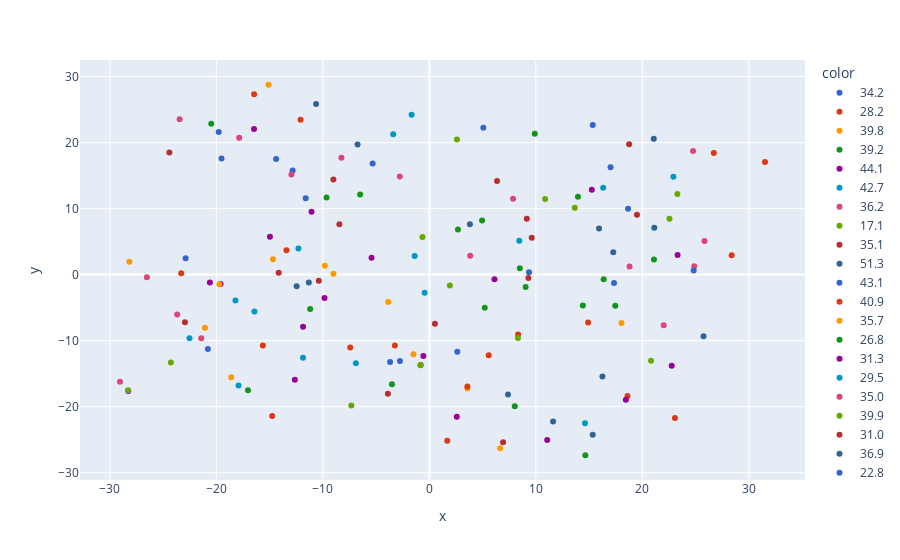

The code cell stored with this chart in its notebook:
### Code cell
fig.show()

### Figure 1 — Plotly figure (JSON) as saved in the notebook; plotly's stock layout.template omitted (floating-point values rounded to 4 significant figures)
{"data": [{"hovertemplate": "color=34.2<br>x=%{x}<br>y=%{y}<extra></extra>", "legendgroup": "34.2", "marker": {"color": "#3366CC", "symbol": "circle"}, "mode": "markers", "name": "34.2", "orientation": "v", "showlegend": true, "type": "scatter", "x": [18.66, -11.61], "xaxis": "x", "y": [9.974, 11.57], "yaxis": "y"}, {"hovertemplate": "color=28.2<br>x=%{x}<br>y=%{y}<extra></extra>", "legendgroup": "28.2", "marker": {"color": "#DC3912", "symbol": "circle"}, "mode": "markers", "name": "28.2", "orientation": "v", "showlegend": true, "type": "scatter", "x": [5.578], "xaxis": "x", "y": [-12.22], "yaxis": "y"}, {"hovertemplate": "color=39.8<br>x=%{x}<br>y=%{y}<extra></extra>", "legendgroup": "39.8", "marker": {"color": "#FF9900", "symbol": "circle"}, "mode": "markers", "name": "39.8", "orientation": "v", "showlegend": true, "type": "scatter", "x": [-9.007], "xaxis": "x", "y": [0.1386], "yaxis": "y"}, {"hovertemplate": "color=39.2<br>x=%{x}<br>y=%{y}<extra></extra>", "legendgroup": "39.2", "marker": {"color": "#109618", "symbol": "circle"}, "mode": "markers", "name": "39.2", "orientation": "v", "showlegend": true, "type": "scatter", "x": [9.043, 14.42, -3.512], "xaxis": "x", "y": [-1.895, -4.661, -16.62], "yaxis": "y"}, {"hovertemplate": "color=44.1<br>x=%{x}<br>y=%{y}<extra></extra>", "legendgroup": "44.1", "marker": {"color": "#990099", "symbol": "circle"}, "mode": "markers", "name": "44.1", "orientation": "v", "showlegend": true, "type": "scatter", "x": [23.31], "xaxis": "x", "y": [2.984], "yaxis": "y"}, {"hovertemplate": "color=42.7<br>x=%{x}<br>y=%{y}<extra></extra>", "legendgroup": "42.7", "marker": {"color": "#0099C6", "symbol": "circle"}, "mode": "markers", "name": "42.7", "orientation": "v", "showlegend": true, "type": "scatter", "x": [22.92, -6.9, -1.666], "xaxis": "x", "y": [14.83, -13.43, 24.22], "yaxis": "y"}, {"hovertemplate": "color=36.2<br>x=%{x}<br>y=%{y}<extra></extra>", "legendgroup": "36.2", "marker": {"color": "#DD4477", "symbol": "circle"}, "mode": "markers", "name": "36.2", "orientation": "v", "showlegend": true, "type": "scatter", "x": [-2.775], "xaxis": "x", "y": [14.87], "yaxis": "y"}, {"hovertemplate": "color=17.1<br>x=%{x}<br>y=%{y}<extra></extra>", "legendgroup": "17.1", "marker": {"color": "#66AA00", "symbol": "circle"}, "mode": "markers", "name": "17.1", "orientation": "v", "showlegend": true, "type": "scatter", "x": [-7.327], "xaxis": "x", "y": [-19.84], "yaxis": "y"}, {"hovertemplate": "color=35.1<br>x=%{x}<br>y=%{y}<extra></extra>", "legendgroup": "35.1", "marker": {"color": "#B82E2E", "symbol": "circle"}, "mode": "markers", "name": "35.1", "orientation": "v", "showlegend": true, "type": "scatter", "x": [6.928, 19.5], "xaxis": "x", "y": [-25.38, 9.06], "yaxis": "y"}, {"hovertemplate": "color=51.3<br>x=%{x}<br>y=%{y}<extra></extra>", "legendgroup": "51.3", "marker": {"color": "#316395", "symbol": "circle"}, "mode": "markers", "name": "51.3", "orientation": "v", "showlegend": true, "type": "scatter", "x": [25.75], "xaxis": "x", "y": [-9.338], "yaxis": "y"}, {"hovertemplate": "color=43.1<br>x=%{x}<br>y=%{y}<extra></extra>", "legendgroup": "43.1", "marker": {"color": "#3366CC", "symbol": "circle"}, "mode": "markers", "name": "43.1", "orientation": "v", "showlegend": true, "type": "scatter", "x": [-19.52], "xaxis": "x", "y": [17.6], "yaxis": "y"}, {"hovertemplate": "color=40.9<br>x=%{x}<br>y=%{y}<extra></extra>", "legendgroup": "40.9", "marker": {"color": "#DC3912", "symbol": "circle"}, "mode": "markers", "name": "40.9", "orientation": "v", "showlegend": true, "type": "scatter", "x": [26.72, 8.334], "xaxis": "x", "y": [18.41, -9.065], "yaxis": "y"}, {"hovertemplate": "color=35.7<br>x=%{x}<br>y=%{y}<extra></extra>", "legendgroup": "35.7", "marker": {"color": "#FF9900", "symbol": "circle"}, "mode": "markers", "name": "35.7", "orientation": "v", "showlegend": true, "type": "scatter", "x": [3.568, -3.858], "xaxis": "x", "y": [-17.26, -4.149], "yaxis": "y"}, {"hovertemplate": "color=26.8<br>x=%{x}<br>y=%{y}<extra></extra>", "legendgroup": "26.8", "marker": {"color": "#109618", "symbol": "circle"}, "mode": "markers", "name": "26.8", "orientation": "v", "showlegend": true, "type": "scatter", "x": [9.901], "xaxis": "x", "y": [21.33], "yaxis": "y"}, {"hovertemplate": "color=31.3<br>x=%{x}<br>y=%{y}<extra></extra>", "legendgroup": "31.3", "marker": {"color": "#990099", "symbol": "circle"}, "mode": "markers", "name": "31.3", "orientation": "v", "showlegend": true, "type": "scatter", "x": [2.578, -28.28], "xaxis": "x", "y": [-21.53, -17.63], "yaxis": "y"}, {"hovertemplate": "color=29.5<br>x=%{x}<br>y=%{y}<extra></extra>", "legendgroup": "29.5", "marker": {"color": "#0099C6", "symbol": "circle"}, "mode": "markers", "name": "29.5", "orientation": "v", "showlegend": true, "type": "scatter", "x": [-22.52], "xaxis": "x", "y": [-9.649], "yaxis": "y"}, {"hovertemplate": "color=35.0<br>x=%{x}<br>y=%{y}<extra></extra>", "legendgroup": "35.0", "marker": {"color": "#DD4477", "symbol": "circle"}, "mode": "markers", "name": "35.0", "orientation": "v", "showlegend": true, "type": "scatter", "x": [-17.86, -8.257, 22.01], "xaxis": "x", "y": [20.74, 17.7, -7.669], "yaxis": "y"}, {"hovertemplate": "color=39.9<br>x=%{x}<br>y=%{y}<extra></extra>", "legendgroup": "39.9", "marker": {"color": "#66AA00", "symbol": "circle"}, "mode": "markers", "name": "39.9", "orientation": "v", "showlegend": true, "type": "scatter", "x": [1.929, 13.66], "xaxis": "x", "y": [-1.665, 10.11], "yaxis": "y"}, {"hovertemplate": "color=31.0<br>x=%{x}<br>y=%{y}<extra></extra>", "legendgroup": "31.0", "marker": {"color": "#B82E2E", "symbol": "circle"}, "mode": "markers", "name": "31.0", "orientation": "v", "showlegend": true, "type": "scatter", "x": [-9.01, -14.15], "xaxis": "x", "y": [14.4, 0.265], "yaxis": "y"}, {"hovertemplate": "color=36.9<br>x=%{x}<br>y=%{y}<extra></extra>", "legendgroup": "36.9", "marker": {"color": "#316395", "symbol": "circle"}, "mode": "markers", "name": "36.9", "orientation": "v", "showlegend": true, "type": "scatter", "x": [-12.46], "xaxis": "x", "y": [-1.778], "yaxis": "y"}, {"hovertemplate": "color=22.8<br>x=%{x}<br>y=%{y}<extra></extra>", "legendgroup": "22.8", "marker": {"color": "#3366CC", "symbol": "circle"}, "mode": "markers", "name": "22.8", "orientation": "v", "showlegend": true, "type": "scatter", "x": [-19.77], "xaxis": "x", "y": [21.6], "yaxis": "y"}, {"hovertemplate": "color=36.0<br>x=%{x}<br>y=%{y}<extra></extra>", "legendgroup": "36.0", "marker": {"color": "#DC3912", "symbol": "circle"}, "mode": "markers", "name": "36.0", "orientation": "v", "showlegend": true, "type": "scatter", "x": [23.06], "xaxis": "x", "y": [-21.73], "yaxis": "y"}, {"hovertemplate": "color=41.6<br>x=%{x}<br>y=%{y}<extra></extra>", "legendgroup": "41.6", "marker": {"color": "#FF9900", "symbol": "circle"}, "mode": "markers", "name": "41.6", "orientation": "v", "showlegend": true, "type": "scatter", "x": [18.04], "xaxis": "x", "y": [-7.333], "yaxis": "y"}, {"hovertemplate": "color=31.2<br>x=%{x}<br>y=%{y}<extra></extra>", "legendgroup": "31.2", "marker": {"color": "#109618", "symbol": "circle"}, "mode": "markers", "name": "31.2", "orientation": "v", "showlegend": true, "type": "scatter", "x": [4.954], "xaxis": "x", "y": [8.184], "yaxis": "y"}, {"hovertemplate": "color=32.0<br>x=%{x}<br>y=%{y}<extra></extra>", "legendgroup": "32.0", "marker": {"color": "#990099", "symbol": "circle"}, "mode": "markers", "name": "32.0", "orientation": "v", "showlegend": true, "type": "scatter", "x": [11.07, -5.426], "xaxis": "x", "y": [-25.04, 2.552], "yaxis": "y"}, {"hovertemplate": "color=29.8<br>x=%{x}<br>y=%{y}<extra></extra>", "legendgroup": "29.8", "marker": {"color": "#0099C6", "symbol": "circle"}, "mode": "markers", "name": "29.8", "orientation": "v", "showlegend": true, "type": "scatter", "x": [-1.379], "xaxis": "x", "y": [2.818], "yaxis": "y"}, {"hovertemplate": "color=37.2<br>x=%{x}<br>y=%{y}<extra></extra>", "legendgroup": "37.2", "marker": {"color": "#DD4477", "symbol": "circle"}, "mode": "markers", "name": "37.2", "orientation": "v", "showlegend": true, "type": "scatter", "x": [18.8, 7.861], "xaxis": "x", "y": [1.242, 11.48], "yaxis": "y"}, {"hovertemplate": "color=28.0<br>x=%{x}<br>y=%{y}<extra></extra>", "legendgroup": "28.0", "marker": {"color": "#66AA00", "symbol": "circle"}, "mode": "markers", "name": "28.0", "orientation": "v", "showlegend": true, "type": "scatter", "x": [-28.3], "xaxis": "x", "y": [-17.51], "yaxis": "y"}, {"hovertemplate": "color=27.3<br>x=%{x}<br>y=%{y}<extra></extra>", "legendgroup": "27.3", "marker": {"color": "#B82E2E", "symbol": "circle"}, "mode": "markers", "name": "27.3", "orientation": "v", "showlegend": true, "type": "scatter", "x": [-0.8145], "xaxis": "x", "y": [-13.7], "yaxis": "y"}, {"hovertemplate": "color=29.0<br>x=%{x}<br>y=%{y}<extra></extra>", "legendgroup": "29.0", "marker": {"color": "#316395", "symbol": "circle"}, "mode": "markers", "name": "29.0", "orientation": "v", "showlegend": true, "type": "scatter", "x": [7.389, 3.808], "xaxis": "x", "y": [-18.16, 7.613], "yaxis": "y"}, {"hovertemplate": "color=30.7<br>x=%{x}<br>y=%{y}<extra></extra>", "legendgroup": "30.7", "marker": {"color": "#3366CC", "symbol": "circle"}, "mode": "markers", "name": "30.7", "orientation": "v", "showlegend": true, "type": "scatter", "x": [-12.84, -20.8, 9.361], "xaxis": "x", "y": [15.77, -11.26, 0.3563], "yaxis": "y"}, {"hovertemplate": "color=30.0<br>x=%{x}<br>y=%{y}<extra></extra>", "legendgroup": "30.0", "marker": {"color": "#DC3912", "symbol": "circle"}, "mode": "markers", "name": "30.0", "orientation": "v", "showlegend": true, "type": "scatter", "x": [-13.42, -7.429], "xaxis": "x", "y": [3.709, -11.02], "yaxis": "y"}, {"hovertemplate": "color=23.1<br>x=%{x}<br>y=%{y}<extra></extra>", "legendgroup": "23.1", "marker": {"color": "#FF9900", "symbol": "circle"}, "mode": "markers", "name": "23.1", "orientation": "v", "showlegend": true, "type": "scatter", "x": [-15.1], "xaxis": "x", "y": [28.76], "yaxis": "y"}, {"hovertemplate": "color=35.8<br>x=%{x}<br>y=%{y}<extra></extra>", "legendgroup": "35.8", "marker": {"color": "#109618", "symbol": "circle"}, "mode": "markers", "name": "35.8", "orientation": "v", "showlegend": true, "type": "scatter", "x": [14.65, 17.46, -11.19], "xaxis": "x", "y": [-27.36, -4.706, -5.222], "yaxis": "y"}, {"hovertemplate": "color=26.4<br>x=%{x}<br>y=%{y}<extra></extra>", "legendgroup": "26.4", "marker": {"color": "#990099", "symbol": "circle"}, "mode": "markers", "name": "26.4", "orientation": "v", "showlegend": true, "type": "scatter", "x": [-9.842], "xaxis": "x", "y": [-3.532], "yaxis": "y"}, {"hovertemplate": "color=29.9<br>x=%{x}<br>y=%{y}<extra></extra>", "legendgroup": "29.9", "marker": {"color": "#0099C6", "symbol": "circle"}, "mode": "markers", "name": "29.9", "orientation": "v", "showlegend": true, "type": "scatter", "x": [14.62, -16.43], "xaxis": "x", "y": [-22.51, -5.58], "yaxis": "y"}, {"hovertemplate": "color=31.4<br>x=%{x}<br>y=%{y}<extra></extra>", "legendgroup": "31.4", "marker": {"color": "#DD4477", "symbol": "circle"}, "mode": "markers", "name": "31.4", "orientation": "v", "showlegend": true, "type": "scatter", "x": [24.87, -26.52, -12.95], "xaxis": "x", "y": [1.261, -0.4077, 15.16], "yaxis": "y"}, {"hovertemplate": "color=34.8<br>x=%{x}<br>y=%{y}<extra></extra>", "legendgroup": "34.8", "marker": {"color": "#66AA00", "symbol": "circle"}, "mode": "markers", "name": "34.8", "orientation": "v", "showlegend": true, "type": "scatter", "x": [20.82], "xaxis": "x", "y": [-13.03], "yaxis": "y"}, {"hovertemplate": "color=40.3<br>x=%{x}<br>y=%{y}<extra></extra>", "legendgroup": "40.3", "marker": {"color": "#B82E2E", "symbol": "circle"}, "mode": "markers", "name": "40.3", "orientation": "v", "showlegend": true, "type": "scatter", "x": [9.152, 6.357], "xaxis": "x", "y": [8.465, 14.18], "yaxis": "y"}, {"hovertemplate": "color=31.6<br>x=%{x}<br>y=%{y}<extra></extra>", "legendgroup": "31.6", "marker": {"color": "#316395", "symbol": "circle"}, "mode": "markers", "name": "31.6", "orientation": "v", "showlegend": true, "type": "scatter", "x": [21.12], "xaxis": "x", "y": [7.083], "yaxis": "y"}, {"hovertemplate": "color=33.4<br>x=%{x}<br>y=%{y}<extra></extra>", "legendgroup": "33.4", "marker": {"color": "#3366CC", "symbol": "circle"}, "mode": "markers", "name": "33.4", "orientation": "v", "showlegend": true, "type": "scatter", "x": [24.82, -14.39], "xaxis": "x", "y": [0.634, 17.51], "yaxis": "y"}, {"hovertemplate": "color=26.5<br>x=%{x}<br>y=%{y}<extra></extra>", "legendgroup": "26.5", "marker": {"color": "#DC3912", "symbol": "circle"}, "mode": "markers", "name": "26.5", "orientation": "v", "showlegend": true, "type": "scatter", "x": [-16.46, 1.68], "xaxis": "x", "y": [27.32, -25.19], "yaxis": "y"}, {"hovertemplate": "color=44.7<br>x=%{x}<br>y=%{y}<extra></extra>", "legendgroup": "44.7", "marker": {"color": "#FF9900", "symbol": "circle"}, "mode": "markers", "name": "44.7", "orientation": "v", "showlegend": true, "type": "scatter", "x": [-1.488], "xaxis": "x", "y": [-12.05], "yaxis": "y"}, {"hovertemplate": "color=32.2<br>x=%{x}<br>y=%{y}<extra></extra>", "legendgroup": "32.2", "marker": {"color": "#109618", "symbol": "circle"}, "mode": "markers", "name": "32.2", "orientation": "v", "showlegend": true, "type": "scatter", "x": [-20.48], "xaxis": "x", "y": [22.86], "yaxis": "y"}, {"hovertemplate": "color=36.1<br>x=%{x}<br>y=%{y}<extra></extra>", "legendgroup": "36.1", "marker": {"color": "#990099", "symbol": "circle"}, "mode": "markers", "name": "36.1", "orientation": "v", "showlegend": true, "type": "scatter", "x": [-11.86, -16.46, 22.76, -11.06], "xaxis": "x", "y": [-7.917, 22.05, -13.79, 9.507], "yaxis": "y"}, {"hovertemplate": "color=29.6<br>x=%{x}<br>y=%{y}<extra></extra>", "legendgroup": "29.6", "marker": {"color": "#0099C6", "symbol": "circle"}, "mode": "markers", "name": "29.6", "orientation": "v", "showlegend": true, "type": "scatter", "x": [-11.87], "xaxis": "x", "y": [-12.61], "yaxis": "y"}, {"hovertemplate": "color=43.3<br>x=%{x}<br>y=%{y}<extra></extra>", "legendgroup": "43.3", "marker": {"color": "#DD4477", "symbol": "circle"}, "mode": "markers", "name": "43.3", "orientation": "v", "showlegend": true, "type": "scatter", "x": [24.77], "xaxis": "x", "y": [18.74], "yaxis": "y"}, {"hovertemplate": "color=33.8<br>x=%{x}<br>y=%{y}<extra></extra>", "legendgroup": "33.8", "marker": {"color": "#66AA00", "symbol": "circle"}, "mode": "markers", "name": "33.8", "orientation": "v", "showlegend": true, "type": "scatter", "x": [8.32], "xaxis": "x", "y": [-9.586], "yaxis": "y"}, {"hovertemplate": "color=24.7<br>x=%{x}<br>y=%{y}<extra></extra>", "legendgroup": "24.7", "marker": {"color": "#B82E2E", "symbol": "circle"}, "mode": "markers", "name": "24.7", "orientation": "v", "showlegend": true, "type": "scatter", "x": [0.5238], "xaxis": "x", "y": [-7.442], "yaxis": "y"}, {"hovertemplate": "color=37.9<br>x=%{x}<br>y=%{y}<extra></extra>", "legendgroup": "37.9", "marker": {"color": "#316395", "symbol": "circle"}, "mode": "markers", "name": "37.9", "orientation": "v", "showlegend": true, "type": "scatter", "x": [15.34, 21.08], "xaxis": "x", "y": [-24.25, 20.57], "yaxis": "y"}, {"hovertemplate": "color=47.9<br>x=%{x}<br>y=%{y}<extra></extra>", "legendgroup": "47.9", "marker": {"color": "#3366CC", "symbol": "circle"}, "mode": "markers", "name": "47.9", "orientation": "v", "showlegend": true, "type": "scatter", "x": [15.34, 17.34], "xaxis": "x", "y": [22.65, -1.255], "yaxis": "y"}, {"hovertemplate": "color=38.1<br>x=%{x}<br>y=%{y}<extra></extra>", "legendgroup": "38.1", "marker": {"color": "#DC3912", "symbol": "circle"}, "mode": "markers", "name": "38.1", "orientation": "v", "showlegend": true, "type": "scatter", "x": [3.578], "xaxis": "x", "y": [-16.93], "yaxis": "y"}, {"hovertemplate": "color=19.0<br>x=%{x}<br>y=%{y}<extra></extra>", "legendgroup": "19.0", "marker": {"color": "#FF9900", "symbol": "circle"}, "mode": "markers", "name": "19.0", "orientation": "v", "showlegend": true, "type": "scatter", "x": [-18.6], "xaxis": "x", "y": [-15.54], "yaxis": "y"}, {"hovertemplate": "color=33.0<br>x=%{x}<br>y=%{y}<extra></extra>", "legendgroup": "33.0", "marker": {"color": "#109618", "symbol": "circle"}, "mode": "markers", "name": "33.0", "orientation": "v", "showlegend": true, "type": "scatter", "x": [-9.651, 21.1], "xaxis": "x", "y": [11.69, 2.273], "yaxis": "y"}, {"hovertemplate": "color=42.2<br>x=%{x}<br>y=%{y}<extra></extra>", "legendgroup": "42.2", "marker": {"color": "#990099", "symbol": "circle"}, "mode": "markers", "name": "42.2", "orientation": "v", "showlegend": true, "type": "scatter", "x": [-19.6], "xaxis": "x", "y": [-1.427], "yaxis": "y"}, {"hovertemplate": "color=29.3<br>x=%{x}<br>y=%{y}<extra></extra>", "legendgroup": "29.3", "marker": {"color": "#0099C6", "symbol": "circle"}, "mode": "markers", "name": "29.3", "orientation": "v", "showlegend": true, "type": "scatter", "x": [16.33], "xaxis": "x", "y": [13.15], "yaxis": "y"}, {"hovertemplate": "color=27.1<br>x=%{x}<br>y=%{y}<extra></extra>", "legendgroup": "27.1", "marker": {"color": "#DD4477", "symbol": "circle"}, "mode": "markers", "name": "27.1", "orientation": "v", "showlegend": true, "type": "scatter", "x": [-23.68], "xaxis": "x", "y": [-6.043], "yaxis": "y"}, {"hovertemplate": "color=34.6<br>x=%{x}<br>y=%{y}<extra></extra>", "legendgroup": "34.6", "marker": {"color": "#66AA00", "symbol": "circle"}, "mode": "markers", "name": "34.6", "orientation": "v", "showlegend": true, "type": "scatter", "x": [10.87], "xaxis": "x", "y": [11.46], "yaxis": "y"}, {"hovertemplate": "color=45.8<br>x=%{x}<br>y=%{y}<extra></extra>", "legendgroup": "45.8", "marker": {"color": "#B82E2E", "symbol": "circle"}, "mode": "markers", "name": "45.8", "orientation": "v", "showlegend": true, "type": "scatter", "x": [18.76], "xaxis": "x", "y": [19.77], "yaxis": "y"}, {"hovertemplate": "color=30.3<br>x=%{x}<br>y=%{y}<extra></extra>", "legendgroup": "30.3", "marker": {"color": "#316395", "symbol": "circle"}, "mode": "markers", "name": "30.3", "orientation": "v", "showlegend": true, "type": "scatter", "x": [11.62, -10.64], "xaxis": "x", "y": [-22.27, 25.83], "yaxis": "y"}, {"hovertemplate": "color=30.2<br>x=%{x}<br>y=%{y}<extra></extra>", "legendgroup": "30.2", "marker": {"color": "#3366CC", "symbol": "circle"}, "mode": "markers", "name": "30.2", "orientation": "v", "showlegend": true, "type": "scatter", "x": [-22.89, -2.759], "xaxis": "x", "y": [2.491, -13.07], "yaxis": "y"}, {"hovertemplate": "color=42.0<br>x=%{x}<br>y=%{y}<extra></extra>", "legendgroup": "42.0", "marker": {"color": "#DC3912", "symbol": "circle"}, "mode": "markers", "name": "42.0", "orientation": "v", "showlegend": true, "type": "scatter", "x": [-14.76, 31.52], "xaxis": "x", "y": [-21.44, 17.06], "yaxis": "y"}, {"hovertemplate": "color=20.8<br>x=%{x}<br>y=%{y}<extra></extra>", "legendgroup": "20.8", "marker": {"color": "#FF9900", "symbol": "circle"}, "mode": "markers", "name": "20.8", "orientation": "v", "showlegend": true, "type": "scatter", "x": [-28.17], "xaxis": "x", "y": [1.935], "yaxis": "y"}, {"hovertemplate": "color=39.3<br>x=%{x}<br>y=%{y}<extra></extra>", "legendgroup": "39.3", "marker": {"color": "#109618", "symbol": "circle"}, "mode": "markers", "name": "39.3", "orientation": "v", "showlegend": true, "type": "scatter", "x": [13.95], "xaxis": "x", "y": [11.81], "yaxis": "y"}, {"hovertemplate": "color=39.5<br>x=%{x}<br>y=%{y}<extra></extra>", "legendgroup": "39.5", "marker": {"color": "#990099", "symbol": "circle"}, "mode": "markers", "name": "39.5", "orientation": "v", "showlegend": true, "type": "scatter", "x": [-14.97], "xaxis": "x", "y": [5.753], "yaxis": "y"}, {"hovertemplate": "color=26.1<br>x=%{x}<br>y=%{y}<extra></extra>", "legendgroup": "26.1", "marker": {"color": "#0099C6", "symbol": "circle"}, "mode": "markers", "name": "26.1", "orientation": "v", "showlegend": true, "type": "scatter", "x": [-3.394], "xaxis": "x", "y": [21.27], "yaxis": "y"}, {"hovertemplate": "color=23.2<br>x=%{x}<br>y=%{y}<extra></extra>", "legendgroup": "23.2", "marker": {"color": "#DD4477", "symbol": "circle"}, "mode": "markers", "name": "23.2", "orientation": "v", "showlegend": true, "type": "scatter", "x": [-29.05], "xaxis": "x", "y": [-16.21], "yaxis": "y"}, {"hovertemplate": "color=23.6<br>x=%{x}<br>y=%{y}<extra></extra>", "legendgroup": "23.6", "marker": {"color": "#66AA00", "symbol": "circle"}, "mode": "markers", "name": "23.6", "orientation": "v", "showlegend": true, "type": "scatter", "x": [-0.6503], "xaxis": "x", "y": [5.71], "yaxis": "y"}, {"hovertemplate": "color=33.6<br>x=%{x}<br>y=%{y}<extra></extra>", "legendgroup": "33.6", "marker": {"color": "#B82E2E", "symbol": "circle"}, "mode": "markers", "name": "33.6", "orientation": "v", "showlegend": true, "type": "scatter", "x": [-3.896], "xaxis": "x", "y": [-18.04], "yaxis": "y"}, {"hovertemplate": "color=35.9<br>x=%{x}<br>y=%{y}<extra></extra>", "legendgroup": "35.9", "marker": {"color": "#316395", "symbol": "circle"}, "mode": "markers", "name": "35.9", "orientation": "v", "showlegend": true, "type": "scatter", "x": [15.94], "xaxis": "x", "y": [6.999], "yaxis": "y"}, {"hovertemplate": "color=39.4<br>x=%{x}<br>y=%{y}<extra></extra>", "legendgroup": "39.4", "marker": {"color": "#3366CC", "symbol": "circle"}, "mode": "markers", "name": "39.4", "orientation": "v", "showlegend": true, "type": "scatter", "x": [17.02], "xaxis": "x", "y": [16.26], "yaxis": "y"}, {"hovertemplate": "color=35.5<br>x=%{x}<br>y=%{y}<extra></extra>", "legendgroup": "35.5", "marker": {"color": "#DC3912", "symbol": "circle"}, "mode": "markers", "name": "35.5", "orientation": "v", "showlegend": true, "type": "scatter", "x": [-23.3], "xaxis": "x", "y": [0.2083], "yaxis": "y"}, {"hovertemplate": "color=32.4<br>x=%{x}<br>y=%{y}<extra></extra>", "legendgroup": "32.4", "marker": {"color": "#FF9900", "symbol": "circle"}, "mode": "markers", "name": "32.4", "orientation": "v", "showlegend": true, "type": "scatter", "x": [6.649], "xaxis": "x", "y": [-26.3], "yaxis": "y"}, {"hovertemplate": "color=32.1<br>x=%{x}<br>y=%{y}<extra></extra>", "legendgroup": "32.1", "marker": {"color": "#109618", "symbol": "circle"}, "mode": "markers", "name": "32.1", "orientation": "v", "showlegend": true, "type": "scatter", "x": [2.683, 8.495], "xaxis": "x", "y": [6.818, 0.952], "yaxis": "y"}, {"hovertemplate": "color=31.1<br>x=%{x}<br>y=%{y}<extra></extra>", "legendgroup": "31.1", "marker": {"color": "#990099", "symbol": "circle"}, "mode": "markers", "name": "31.1", "orientation": "v", "showlegend": true, "type": "scatter", "x": [6.114], "xaxis": "x", "y": [-0.6884], "yaxis": "y"}, {"hovertemplate": "color=28.1<br>x=%{x}<br>y=%{y}<extra></extra>", "legendgroup": "28.1", "marker": {"color": "#0099C6", "symbol": "circle"}, "mode": "markers", "name": "28.1", "orientation": "v", "showlegend": true, "type": "scatter", "x": [-18.21], "xaxis": "x", "y": [-3.929], "yaxis": "y"}, {"hovertemplate": "color=29.7<br>x=%{x}<br>y=%{y}<extra></extra>", "legendgroup": "29.7", "marker": {"color": "#DD4477", "symbol": "circle"}, "mode": "markers", "name": "29.7", "orientation": "v", "showlegend": true, "type": "scatter", "x": [-23.45], "xaxis": "x", "y": [23.54], "yaxis": "y"}, {"hovertemplate": "color=34.0<br>x=%{x}<br>y=%{y}<extra></extra>", "legendgroup": "34.0", "marker": {"color": "#66AA00", "symbol": "circle"}, "mode": "markers", "name": "34.0", "orientation": "v", "showlegend": true, "type": "scatter", "x": [2.592, -0.8419], "xaxis": "x", "y": [20.46, -13.72], "yaxis": "y"}, {"hovertemplate": "color=38.2<br>x=%{x}<br>y=%{y}<extra></extra>", "legendgroup": "38.2", "marker": {"color": "#B82E2E", "symbol": "circle"}, "mode": "markers", "name": "38.2", "orientation": "v", "showlegend": true, "type": "scatter", "x": [9.615, 9.302], "xaxis": "x", "y": [5.578, -0.5001], "yaxis": "y"}, {"hovertemplate": "color=46.4<br>x=%{x}<br>y=%{y}<extra></extra>", "legendgroup": "46.4", "marker": {"color": "#316395", "symbol": "circle"}, "mode": "markers", "name": "46.4", "orientation": "v", "showlegend": true, "type": "scatter", "x": [16.25], "xaxis": "x", "y": [-15.45], "yaxis": "y"}, {"hovertemplate": "color=40.8<br>x=%{x}<br>y=%{y}<extra></extra>", "legendgroup": "40.8", "marker": {"color": "#3366CC", "symbol": "circle"}, "mode": "markers", "name": "40.8", "orientation": "v", "showlegend": true, "type": "scatter", "x": [-3.687], "xaxis": "x", "y": [-13.23], "yaxis": "y"}, {"hovertemplate": "color=38.4<br>x=%{x}<br>y=%{y}<extra></extra>", "legendgroup": "38.4", "marker": {"color": "#DC3912", "symbol": "circle"}, "mode": "markers", "name": "38.4", "orientation": "v", "showlegend": true, "type": "scatter", "x": [-3.239], "xaxis": "x", "y": [-10.74], "yaxis": "y"}, {"hovertemplate": "color=22.9<br>x=%{x}<br>y=%{y}<extra></extra>", "legendgroup": "22.9", "marker": {"color": "#FF9900", "symbol": "circle"}, "mode": "markers", "name": "22.9", "orientation": "v", "showlegend": true, "type": "scatter", "x": [-21.07], "xaxis": "x", "y": [-8.036], "yaxis": "y"}, {"hovertemplate": "color=30.6<br>x=%{x}<br>y=%{y}<extra></extra>", "legendgroup": "30.6", "marker": {"color": "#109618", "symbol": "circle"}, "mode": "markers", "name": "30.6", "orientation": "v", "showlegend": true, "type": "scatter", "x": [16.37, -6.502], "xaxis": "x", "y": [-0.6947, 12.14], "yaxis": "y"}, {"hovertemplate": "color=30.8<br>x=%{x}<br>y=%{y}<extra></extra>", "legendgroup": "30.8", "marker": {"color": "#990099", "symbol": "circle"}, "mode": "markers", "name": "30.8", "orientation": "v", "showlegend": true, "type": "scatter", "x": [-20.61], "xaxis": "x", "y": [-1.183], "yaxis": "y"}, {"hovertemplate": "color=18.3<br>x=%{x}<br>y=%{y}<extra></extra>", "legendgroup": "18.3", "marker": {"color": "#0099C6", "symbol": "circle"}, "mode": "markers", "name": "18.3", "orientation": "v", "showlegend": true, "type": "scatter", "x": [-12.29], "xaxis": "x", "y": [3.973], "yaxis": "y"}, {"hovertemplate": "color=39.6<br>x=%{x}<br>y=%{y}<extra></extra>", "legendgroup": "39.6", "marker": {"color": "#DD4477", "symbol": "circle"}, "mode": "markers", "name": "39.6", "orientation": "v", "showlegend": true, "type": "scatter", "x": [-21.42], "xaxis": "x", "y": [-9.622], "yaxis": "y"}, {"hovertemplate": "color=48.9<br>x=%{x}<br>y=%{y}<extra></extra>", "legendgroup": "48.9", "marker": {"color": "#66AA00", "symbol": "circle"}, "mode": "markers", "name": "48.9", "orientation": "v", "showlegend": true, "type": "scatter", "x": [22.55], "xaxis": "x", "y": [8.458], "yaxis": "y"}, {"hovertemplate": "color=23.9<br>x=%{x}<br>y=%{y}<extra></extra>", "legendgroup": "23.9", "marker": {"color": "#B82E2E", "symbol": "circle"}, "mode": "markers", "name": "23.9", "orientation": "v", "showlegend": true, "type": "scatter", "x": [-8.449], "xaxis": "x", "y": [7.641], "yaxis": "y"}, {"hovertemplate": "color=34.7<br>x=%{x}<br>y=%{y}<extra></extra>", "legendgroup": "34.7", "marker": {"color": "#316395", "symbol": "circle"}, "mode": "markers", "name": "34.7", "orientation": "v", "showlegend": true, "type": "scatter", "x": [17.27], "xaxis": "x", "y": [3.406], "yaxis": "y"}, {"hovertemplate": "color=29.2<br>x=%{x}<br>y=%{y}<extra></extra>", "legendgroup": "29.2", "marker": {"color": "#3366CC", "symbol": "circle"}, "mode": "markers", "name": "29.2", "orientation": "v", "showlegend": true, "type": "scatter", "x": [2.624], "xaxis": "x", "y": [-11.69], "yaxis": "y"}, {"hovertemplate": "color=28.8<br>x=%{x}<br>y=%{y}<extra></extra>", "legendgroup": "28.8", "marker": {"color": "#DC3912", "symbol": "circle"}, "mode": "markers", "name": "28.8", "orientation": "v", "showlegend": true, "type": "scatter", "x": [28.39, -12.1, 18.61], "xaxis": "x", "y": [2.932, 23.47, -18.38], "yaxis": "y"}, {"hovertemplate": "color=36.3<br>x=%{x}<br>y=%{y}<extra></extra>", "legendgroup": "36.3", "marker": {"color": "#FF9900", "symbol": "circle"}, "mode": "markers", "name": "36.3", "orientation": "v", "showlegend": true, "type": "scatter", "x": [-9.81], "xaxis": "x", "y": [1.359], "yaxis": "y"}, {"hovertemplate": "color=41.9<br>x=%{x}<br>y=%{y}<extra></extra>", "legendgroup": "41.9", "marker": {"color": "#109618", "symbol": "circle"}, "mode": "markers", "name": "41.9", "orientation": "v", "showlegend": true, "type": "scatter", "x": [5.205], "xaxis": "x", "y": [-5.028], "yaxis": "y"}, {"hovertemplate": "color=34.4<br>x=%{x}<br>y=%{y}<extra></extra>", "legendgroup": "34.4", "marker": {"color": "#990099", "symbol": "circle"}, "mode": "markers", "name": "34.4", "orientation": "v", "showlegend": true, "type": "scatter", "x": [15.26, -0.5627], "xaxis": "x", "y": [12.87, -12.34], "yaxis": "y"}, {"hovertemplate": "color=19.4<br>x=%{x}<br>y=%{y}<extra></extra>", "legendgroup": "19.4", "marker": {"color": "#0099C6", "symbol": "circle"}, "mode": "markers", "name": "19.4", "orientation": "v", "showlegend": true, "type": "scatter", "x": [-17.92], "xaxis": "x", "y": [-16.8], "yaxis": "y"}, {"hovertemplate": "color=40.4<br>x=%{x}<br>y=%{y}<extra></extra>", "legendgroup": "40.4", "marker": {"color": "#DD4477", "symbol": "circle"}, "mode": "markers", "name": "40.4", "orientation": "v", "showlegend": true, "type": "scatter", "x": [25.84], "xaxis": "x", "y": [5.099], "yaxis": "y"}, {"hovertemplate": "color=41.2<br>x=%{x}<br>y=%{y}<extra></extra>", "legendgroup": "41.2", "marker": {"color": "#66AA00", "symbol": "circle"}, "mode": "markers", "name": "41.2", "orientation": "v", "showlegend": true, "type": "scatter", "x": [23.29], "xaxis": "x", "y": [12.21], "yaxis": "y"}, {"hovertemplate": "color=25.2<br>x=%{x}<br>y=%{y}<extra></extra>", "legendgroup": "25.2", "marker": {"color": "#B82E2E", "symbol": "circle"}, "mode": "markers", "name": "25.2", "orientation": "v", "showlegend": true, "type": "scatter", "x": [-10.38, -22.95], "xaxis": "x", "y": [-0.938, -7.209], "yaxis": "y"}, {"hovertemplate": "color=38.3<br>x=%{x}<br>y=%{y}<extra></extra>", "legendgroup": "38.3", "marker": {"color": "#316395", "symbol": "circle"}, "mode": "markers", "name": "38.3", "orientation": "v", "showlegend": true, "type": "scatter", "x": [-6.743], "xaxis": "x", "y": [19.72], "yaxis": "y"}, {"hovertemplate": "color=46.7<br>x=%{x}<br>y=%{y}<extra></extra>", "legendgroup": "46.7", "marker": {"color": "#3366CC", "symbol": "circle"}, "mode": "markers", "name": "46.7", "orientation": "v", "showlegend": true, "type": "scatter", "x": [-5.325], "xaxis": "x", "y": [16.83], "yaxis": "y"}, {"hovertemplate": "color=25.0<br>x=%{x}<br>y=%{y}<extra></extra>", "legendgroup": "25.0", "marker": {"color": "#DC3912", "symbol": "circle"}, "mode": "markers", "name": "25.0", "orientation": "v", "showlegend": true, "type": "scatter", "x": [-15.63], "xaxis": "x", "y": [-10.73], "yaxis": "y"}, {"hovertemplate": "color=26.9<br>x=%{x}<br>y=%{y}<extra></extra>", "legendgroup": "26.9", "marker": {"color": "#FF9900", "symbol": "circle"}, "mode": "markers", "name": "26.9", "orientation": "v", "showlegend": true, "type": "scatter", "x": [-14.68], "xaxis": "x", "y": [2.336], "yaxis": "y"}, {"hovertemplate": "color=21.9<br>x=%{x}<br>y=%{y}<extra></extra>", "legendgroup": "21.9", "marker": {"color": "#109618", "symbol": "circle"}, "mode": "markers", "name": "21.9", "orientation": "v", "showlegend": true, "type": "scatter", "x": [-17.03], "xaxis": "x", "y": [-17.52], "yaxis": "y"}, {"hovertemplate": "color=32.9<br>x=%{x}<br>y=%{y}<extra></extra>", "legendgroup": "32.9", "marker": {"color": "#990099", "symbol": "circle"}, "mode": "markers", "name": "32.9", "orientation": "v", "showlegend": true, "type": "scatter", "x": [-12.63], "xaxis": "x", "y": [-15.92], "yaxis": "y"}, {"hovertemplate": "color=42.3<br>x=%{x}<br>y=%{y}<extra></extra>", "legendgroup": "42.3", "marker": {"color": "#0099C6", "symbol": "circle"}, "mode": "markers", "name": "42.3", "orientation": "v", "showlegend": true, "type": "scatter", "x": [8.444], "xaxis": "x", "y": [5.126], "yaxis": "y"}, {"hovertemplate": "color=32.6<br>x=%{x}<br>y=%{y}<extra></extra>", "legendgroup": "32.6", "marker": {"color": "#DD4477", "symbol": "circle"}, "mode": "markers", "name": "32.6", "orientation": "v", "showlegend": true, "type": "scatter", "x": [3.836], "xaxis": "x", "y": [2.869], "yaxis": "y"}, {"hovertemplate": "color=37.1<br>x=%{x}<br>y=%{y}<extra></extra>", "legendgroup": "37.1", "marker": {"color": "#66AA00", "symbol": "circle"}, "mode": "markers", "name": "37.1", "orientation": "v", "showlegend": true, "type": "scatter", "x": [-24.27], "xaxis": "x", "y": [-13.3], "yaxis": "y"}, {"hovertemplate": "color=28.6<br>x=%{x}<br>y=%{y}<extra></extra>", "legendgroup": "28.6", "marker": {"color": "#B82E2E", "symbol": "circle"}, "mode": "markers", "name": "28.6", "orientation": "v", "showlegend": true, "type": "scatter", "x": [-24.41], "xaxis": "x", "y": [18.48], "yaxis": "y"}, {"hovertemplate": "color=33.5<br>x=%{x}<br>y=%{y}<extra></extra>", "legendgroup": "33.5", "marker": {"color": "#316395", "symbol": "circle"}, "mode": "markers", "name": "33.5", "orientation": "v", "showlegend": true, "type": "scatter", "x": [-11.32], "xaxis": "x", "y": [-1.191], "yaxis": "y"}, {"hovertemplate": "color=37.8<br>x=%{x}<br>y=%{y}<extra></extra>", "legendgroup": "37.8", "marker": {"color": "#3366CC", "symbol": "circle"}, "mode": "markers", "name": "37.8", "orientation": "v", "showlegend": true, "type": "scatter", "x": [5.071], "xaxis": "x", "y": [22.23], "yaxis": "y"}, {"hovertemplate": "color=46.0<br>x=%{x}<br>y=%{y}<extra></extra>", "legendgroup": "46.0", "marker": {"color": "#DC3912", "symbol": "circle"}, "mode": "markers", "name": "46.0", "orientation": "v", "showlegend": true, "type": "scatter", "x": [14.91], "xaxis": "x", "y": [-7.251], "yaxis": "y"}, {"hovertemplate": "color=23.4<br>x=%{x}<br>y=%{y}<extra></extra>", "legendgroup": "23.4", "marker": {"color": "#FF9900", "symbol": "circle"}, "mode": "markers", "name": "23.4", "orientation": "v", "showlegend": true, "type": "scatter", "x": [-19.72], "xaxis": "x", "y": [-1.452], "yaxis": "y"}, {"hovertemplate": "color=23.7<br>x=%{x}<br>y=%{y}<extra></extra>", "legendgroup": "23.7", "marker": {"color": "#109618", "symbol": "circle"}, "mode": "markers", "name": "23.7", "orientation": "v", "showlegend": true, "type": "scatter", "x": [8.017], "xaxis": "x", "y": [-19.93], "yaxis": "y"}, {"hovertemplate": "color=41.1<br>x=%{x}<br>y=%{y}<extra></extra>", "legendgroup": "41.1", "marker": {"color": "#990099", "symbol": "circle"}, "mode": "markers", "name": "41.1", "orientation": "v", "showlegend": true, "type": "scatter", "x": [18.46], "xaxis": "x", "y": [-18.97], "yaxis": "y"}, {"hovertemplate": "color=37.5<br>x=%{x}<br>y=%{y}<extra></extra>", "legendgroup": "37.5", "marker": {"color": "#0099C6", "symbol": "circle"}, "mode": "markers", "name": "37.5", "orientation": "v", "showlegend": true, "type": "scatter", "x": [-0.4456], "xaxis": "x", "y": [-2.759], "yaxis": "y"}], "layout": {"legend": {"title": {"text": "color"}, "tracegroupgap": 0}, "margin": {"t": 60}, "xaxis": {"anchor": "y", "domain": [0, 1], "title": {"text": "x"}}, "yaxis": {"anchor": "x", "domain": [0, 1], "title": {"text": "y"}}}}
